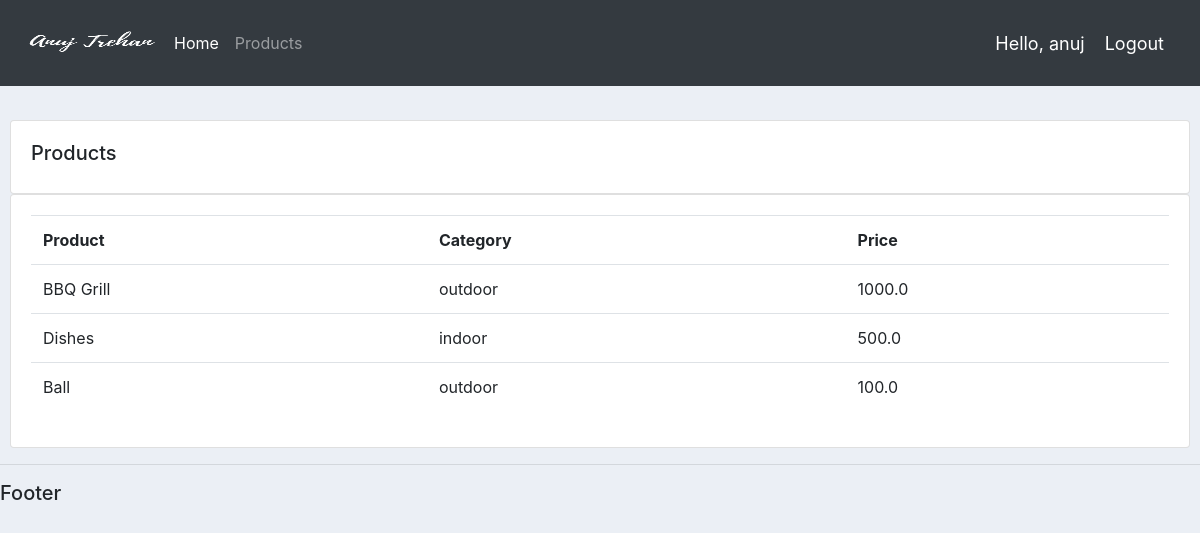
/products (signed in), run on the app's committed database.
### accounts/models.py (models this page shows, shortened)
class Product(models.Model):
    CATEGORY = (
        ('indoor','indoor'),
        ('outdoor','outdoor')
    )
    name = models.CharField(max_length=200,null=True)
    price = models.FloatField(null=True)
    category = models.CharField(max_length=200,null=True,choices=CATEGORY)
    description = models.CharField(max_length=200,null=True)
    date_created = models.DateTimeField(auto_now_add=True,null=True)
    tags = models.ManyToManyField(Tag)

### accounts/decorators.py (the view)
        def wrapper_func(request,*args,**kwargs):
            group = None
            if request.user.groups.exists():
                group = request.user.groups.all()[0].name
            if group in allowed_roles:
                return view_func(request,*args,**kwargs)
            else:
                return HttpResponse('You are not authorized to view this page')

### accounts/views.py (called while the page is built)
@login_required(login_url = 'login')
@allowedUser(allowed_roles=['admin'])
def product(request):
    products = Product.objects.all()
    return render(request,"accounts/products.html",{'products':products})

### accounts/templates/accounts/products.html
{% extends 'accounts/main.html' %}
{% block content %}
<br>
<div style="margin:10px">
    <div class="row">
        <div class="col-md">
            <div class="card card-body">
                <h5>Products</h5>
            </div>
            <div class="card card-body">
                <table class="table">
                    <tr>
                        <th>Product</th>
                        <th>Category</th>
                        <th>Price</th>
                    </tr>
                    {% for i in products%}
                    <tr>
                        <td>{{i.name}}</td>
                        <td>{{i.category}}</td>
                        <td>{{i.price}}</td>
                    </tr>
                    {% endfor %}
                </table>
            </div>
        </div>
    </div>
</div>
{% endblock %}

### accounts/templates/accounts/navbar.html (shortened to what this page needs)
{% load static %}
<nav class="navbar navbar-expand-lg navbar-dark bg-dark">
    <img src="{% static 'images/logo.png' %}" alt="" height="70px" width="150px">
    <div class="collapse navbar-collapse" id="navbarNav">
        {% if request.user.is_staff %}
        <ul class="navbar-nav">
            <li class="nav-item active">
                <a class="nav-link" href="{% url 'home' %}">Home <span class="sr-only">(current)</span></a>
            </li>
            <li class="nav-item">
                <a class="nav-link" href="{% url 'products' %}">Products</a>
            </li>
        </ul>
        {% else %}
        <li class="nav-item">
            <a class="nav-link" href="{% url 'account' %}">Settings</a>
        </li>
        {% endif %}
    </div>
    <span class="hello-msg">Hello, {{request.user}} </span>
    <span><a class="hello-msg" href="{% url 'logout' %}">Logout</a></span>
</nav>

### static/css/main.css (style rules this page uses)
body { background-color: #ebeff5; }

### accounts/templates/accounts/navbar.html (style rules this page uses)
.hello-msg { font-size: 18px; color: #fff; margin-right: 20px; }

### data on the page
Product: name "BBQ Grill", category "outdoor", price "1000.0"
Product: name "Dishes", category "indoor", price "500.0"
Product: name "Ball", category "outdoor", price "100.0"

### other printed values
{{ request.user }} "anuj"
